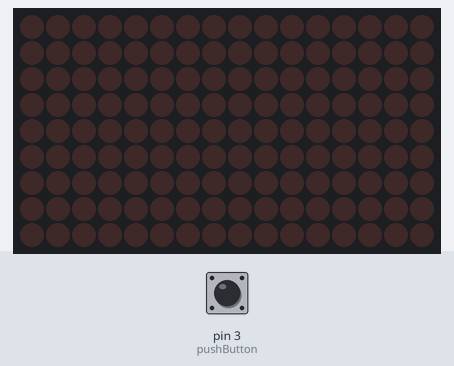
Recording of a sketch running on a simulated Arduino Uno, built with avr-gcc and run on an emulated ATmega328P. Parts: 16×9 LED matrix. The test bench sets the inputs (shaded band); at power-on: pin 3 (pushButton) LOW.

Above: at 1.4 s.
1.5 s: pin 3 (pushButton) pulled HIGH for 1 s
At 3.1 s:
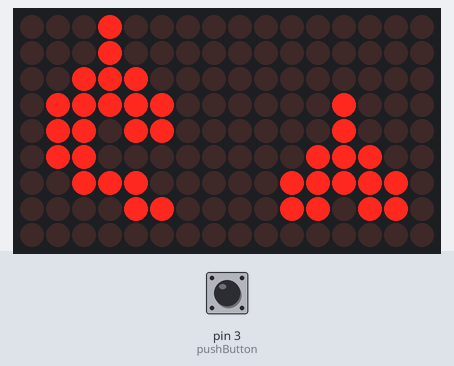
4.0 s: pin 3 (pushButton) pulled HIGH for 0.35 s
At 5.5 s:
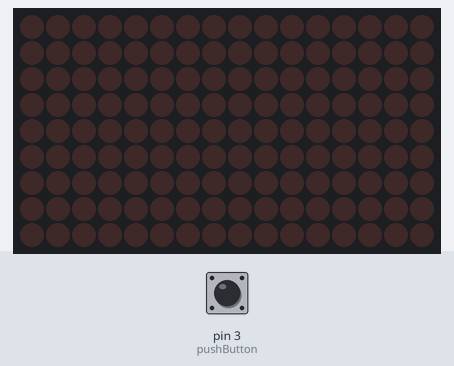
5.8 s: pin 3 (pushButton) pulled HIGH for 3.2 s
At 9.5 s:
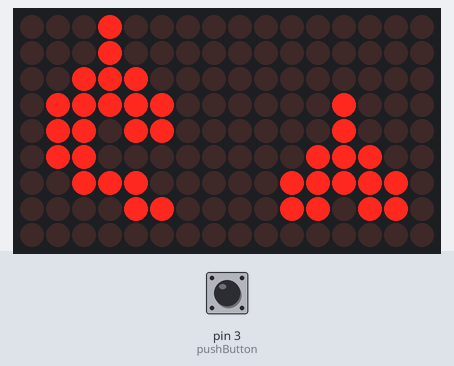
Timing chart, 0 to 11.0 s (numbered marks = the images above; inputs shaded):
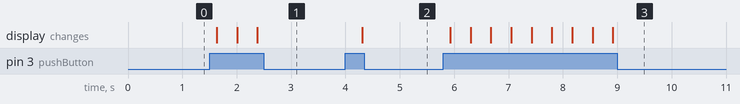

The sketch:

occhi__.ino
```cpp
#include <Adafruit_IS31FL3731.h>
#include <Wire.h>

Adafruit_IS31FL3731 ledmatrix = Adafruit_IS31FL3731();
int pushButton = 3;
int i=0;

void setup() {

Wire.begin();

    if (! ledmatrix.begin()) {
    Serial.println("IS31 not found");
    while (1);
  }
  Serial.println("IS31 found!");

  pinMode(pushButton, INPUT);

}

void loop() {

  int buttonState = digitalRead(pushButton);

  if (buttonState == HIGH){
    i++;
    Serial.println("bottone");
  }

   if (((i % 2) != 0)) {
    ledmatrix.drawPixel(3,0,255);
    ledmatrix.drawPixel(3,1,255);
    ledmatrix.drawPixel(2,2,255);
    ledmatrix.drawPixel(3,2,255);
    ledmatrix.drawPixel(4,2,255);
    ledmatrix.drawPixel(1,3,255);
    ledmatrix.drawPixel(2,3,255);
    ledmatrix.drawPixel(3,3,255);
    ledmatrix.drawPixel(4,3,255);
    ledmatrix.drawPixel(5,3,255);
    ledmatrix.drawPixel(1,4,255);
    ledmatrix.drawPixel(2,4,255);
    ledmatrix.drawPixel(4,4,255);
    ledmatrix.drawPixel(5,4,255);
    ledmatrix.drawPixel(1,5,255);
    ledmatrix.drawPixel(2,5,255);
    ledmatrix.drawPixel(2,6,255);
    ledmatrix.drawPixel(3,6,255);
    ledmatrix.drawPixel(4,6,255);
    ledmatrix.drawPixel(4,7,255);
    ledmatrix.drawPixel(5,7,255);
    ledmatrix.drawPixel(10,7,255);
    ledmatrix.drawPixel(11,7,255);
    ledmatrix.drawPixel(13,7,255);
    ledmatrix.drawPixel(14,7,255);
    ledmatrix.drawPixel(10,6,255);
    ledmatrix.drawPixel(11,6,255);
    ledmatrix.drawPixel(12,6,255);
    ledmatrix.drawPixel(13,6,255);
    ledmatrix.drawPixel(14,6,255);
    ledmatrix.drawPixel(11,5,255);
    ledmatrix.drawPixel(12,5,255);
    ledmatrix.drawPixel(13,5,255);
    ledmatrix.drawPixel(12,4,255);
    ledmatrix.drawPixel(12,3,255);
   }

    else if ((i % 2) == 0) {
    ledmatrix.drawPixel(3,0,0);
    ledmatrix.drawPixel(3,1,0);
    ledmatrix.drawPixel(2,2,0);
    ledmatrix.drawPixel(3,2,0);
    ledmatrix.drawPixel(4,2,0);
    ledmatrix.drawPixel(1,3,0);
    ledmatrix.drawPixel(2,3,0);
    ledmatrix.drawPixel(3,3,0);
    ledmatrix.drawPixel(4,3,0);
    ledmatrix.drawPixel(5,3,0);
    ledmatrix.drawPixel(1,4,0);
    ledmatrix.drawPixel(2,4,0);
    ledmatrix.drawPixel(4,4,0);
    ledmatrix.drawPixel(5,4,0);
    ledmatrix.drawPixel(1,5,0);
    ledmatrix.drawPixel(2,5,0);
    ledmatrix.drawPixel(2,6,0);
    ledmatrix.drawPixel(3,6,0);
    ledmatrix.drawPixel(4,6,0);
    ledmatrix.drawPixel(4,7,0);
    ledmatrix.drawPixel(5,7,0);
    ledmatrix.drawPixel(10,7,0);
    ledmatrix.drawPixel(11,7,0);
    ledmatrix.drawPixel(13,7,0);
    ledmatrix.drawPixel(14,7,0);
    ledmatrix.drawPixel(10,6,0);
    ledmatrix.drawPixel(11,6,0);
    ledmatrix.drawPixel(12,6,0);
    ledmatrix.drawPixel(13,6,0);
    ledmatrix.drawPixel(14,6,0);
    ledmatrix.drawPixel(11,5,0);
    ledmatrix.drawPixel(12,5,0);
    ledmatrix.drawPixel(13,5,0);
    ledmatrix.drawPixel(12,4,0);
    ledmatrix.drawPixel(12,3,0);
   }

   delay(300);
}
```

Measured:
- after the input at 1.5 s, the display: changes after 0.13 s (image 1)
- after the input at 4.0 s, the display: changes after 0.31 s (image 2)
- after the input at 5.8 s, the display: changes after 0.13 s (image 3)
